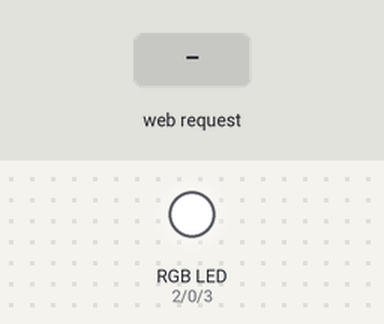
A sketch run on a simulated ESP8266 (NodeMCU). On the bench: an RGB LED mixed from three pins (HIGH = lit). The test bench sets the inputs (shaded band). WiFi joins after 1.5 s; servers stay silent unless stated.

Above: at 3.0 s.
3.1 s: HTTP request GET /rgb?r=120 received
At 4.2 s:
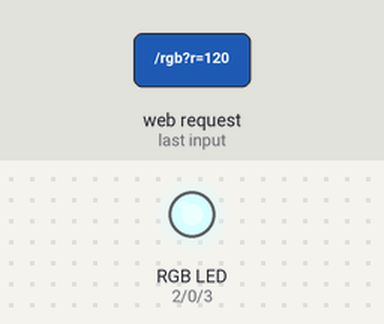
4.6 s: HTTP request GET /rgb?g=120 received
At 5.3 s:
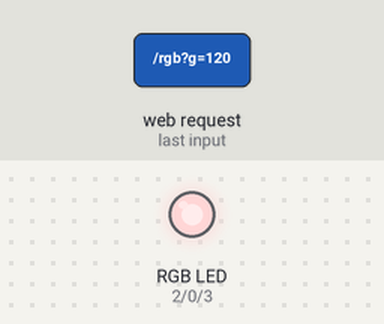
Timing chart, 0 to 7.6 s (numbered marks = the images above; inputs shaded):
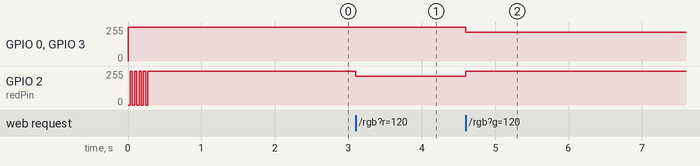

The sketch:

esp_rgb.ino
```cpp
#include <ESP8266WebServer.h>
#include <WiFiManager.h>         // https://github.com/tzapu/WiFiManager
#include <ESP8266mDNS.h>
#include <StreamString.h>
#include <ArduinoOTA.h>
#include <WebSerial.h>
#include "cie1931.h"


#ifdef DEBUG_ESP_PORT
#define DEBUG_MSG(...) DEBUG_ESP_PORT.printf( __VA_ARGS__ )
#else
#define DEBUG_MSG(...)
#endif

void update_started();
void update_progress(int progress, int total);
void update_finished();
void rgb(int r, int g, int b, const uint32_t table[]);
void handle_fade_rgb();
void handle_set_rgb();

// Set web server port number to 80
ESP8266WebServer server(80);
int last_progress = 0;

// Red, green, and blue pins for PWM control
const int redPin = 2;    // 13 corresponds to GPIO13
const int greenPin = 0;  // 12 corresponds to GPIO12
const int bluePin = 3;   // 14 corresponds to GPIO14

void setup() {

  ArduinoOTA.onStart(update_started);
  ArduinoOTA.onProgress(update_progress);
  ArduinoOTA.onEnd(update_finished);

  pinMode(BUILTIN_LED, OUTPUT);
  pinMode(redPin, OUTPUT);
  pinMode(greenPin, OUTPUT);
  pinMode(bluePin, OUTPUT);
  digitalWrite(redPin, HIGH);
  digitalWrite(greenPin, HIGH);
  digitalWrite(bluePin, HIGH);
  for(int i = 0; i < 10; i++)
  {
    digitalWrite(BUILTIN_LED, !digitalRead(BUILTIN_LED));
    delay(30);
  }
  Serial.begin(115200);
  // Connect to Wi-Fi network with SSID and password
  WiFi.hostname("ESP Color Picker");
  WiFiManager wifiManager;
  wifiManager.autoConnect("AutoConnectAP");
  DEBUG_MSG("----------Connected----------\n");
  ArduinoOTA.setHostname("ESP Color Picker");
  ArduinoOTA.begin();
  DEBUG_MSG("%s\n", WiFi.localIP().toString().c_str());
  server.begin();

  MDNS.begin("ESP-ColorPicker");
  MDNS.addService("http", "tcp", 80);

  analogWriteFreq(1000);
  analogWriteRange(1023);
  server.on("/rgb", handle_set_rgb);
  server.on("/fade", handle_fade_rgb);
}

void loop() {
  server.handleClient();
  MDNS.update();
  ArduinoOTA.handle();
}

void rgb(int r, int g, int b, const uint32_t table[]){
  analogWrite(redPin, 0x3FF - table[r]);
  analogWrite(greenPin, 0x3FF - table[g]);
  analogWrite(bluePin, 0x3fF - table[b]);
  // DEBUG_MSG("[%d, %d, %d], [%d, %d, %d] \n", r, g, b, table[r], table[g], table[b]);
}

void handle_set_rgb(){
  StreamString temp;
  temp.reserve(1200);  // Preallocate a large chunk to avoid memory fragmentation
  temp.printf("\
  <!DOCTYPE html><html>\
    <head><meta name=\"viewport\" content=\"width=device-width, initial-scale=1\">\
      <link rel=\"icon\" href=\"data:,\">\
      <link rel=\"stylesheet\" href=\"https://stackpath.bootstrapcdn.com/bootstrap/4.3.1/css/bootstrap.min.css\">\
      <script src=\"https://cdnjs.cloudflare.com/ajax/libs/jscolor/2.0.4/jscolor.min.js\"></script>\
    </head>\
    <body>\
      <div class=\"container\">\
        <div class=\"row\">\
          <h1>ESP Color Picker</h1>\
        </div>\
        <a class=\"btn btn-primary btn-lg\" href=\"#\" id=\"change_color\" role=\"button\">Change Color</a>\
        <input class=\"jscolor {onFineChange:'update(this)'}\" id=\"rgb\">\
      </div>\
      <script>function update(picker) {document.getElementById('rgb').innerHTML = Math.round(picker.rgb[0]) + ', ' +  Math.round(picker.rgb[1]) + ', ' + Math.round(picker.rgb[2]);\
      document.getElementById(\"change_color\").href=\"?r=\" + Math.round(picker.rgb[0]) + \"&g=\" +  Math.round(picker.rgb[1]) + \"&b=\" + Math.round(picker.rgb[2]);}\
      </script>\
    </body>\
  </html>");
  int r = server.arg("r").toInt();
  int g = server.arg("g").toInt();
  int b = server.arg("g").toInt();
  rgb(r, g, b, cie);
  server.send(200, "text/html", temp.c_str());
  DEBUG_MSG("[%d, %d, %d] \n", r, g ,b);
}

void handle_fade_rgb(){
  const int steps = 100;
  int rs = server.arg("rs").toInt();
  int re = server.arg("re").toInt();
  int gs = server.arg("gs").toInt();
  int ge = server.arg("ge").toInt();
  int bs = server.arg("bs").toInt();
  int be = server.arg("be").toInt();
  int t = server.arg("t").toInt();
  DEBUG_MSG("[%d, %d, %d] to [%d, %d, %d] - %d ms\n", rs, gs, bs, re, ge, be, t);
  t = t*1000;
  if (t < 0)
    t = 0;
  uint64_t micros = micros64();
  for(int i = 0; i < steps; i++){
    uint64_t t_i = map(i, 0, steps - 1, t/steps , t);
    int r = map(i, 0, steps - 1, rs, re);
    int g = map(i, 0, steps - 1, gs, ge);
    int b = map(i, 0, steps - 1, bs, be);
    rgb(r,g,b, cie_100);
    uint64_t t_d = max(uint64_t (0), uint64_t(t_i - (micros64() - micros)));
    if (t_i > (micros64() - micros))
      delayMicroseconds(t_d);
    else
      t_d = 0;
    // DEBUG_MSG("%llu, %llu, %llu \n", t_i/1000, t_d/1000, (micros64() - micros)/1000);
  }

  server.send(200, "text/html", "");
}

void update_started() {
  DEBUG_MSG("----------OTA Update----------\n");
  DEBUG_MSG("Progress :\t0%%");
}

void update_progress(int progress, int total) {
  if (int(progress / (total / 100)) >= last_progress + 10)
  {
    last_progress += 10;
    DEBUG_MSG("\t%d%%", last_progress);
  }
}

void update_finished() {
  DEBUG_MSG("\n----------UPDATED----------\n");
}
```

Source omitted: cie1931.h (data table, 1816 bytes)

Measured:
- after the input at 3.1 s, GPIO 2 (redPin): 255/255 → 214/255 at once
- after the input at 4.6 s, GPIO 0 (greenPin), GPIO 3 (bluePin): 255/255 → 214/255 at once; GPIO 2 (redPin): 214/255 → 255/255 at once
